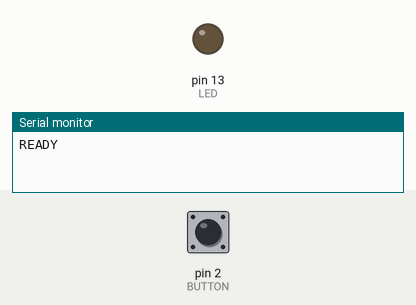
Bench run of a sketch on a simulated Arduino Uno, built with avr-gcc and run on an emulated ATmega328P. Parts: output pins drawn as LEDs (lit = HIGH), the last lines printed to the serial monitor. The test bench sets the inputs (shaded band); at power-on: pin 2 (BUTTON) LOW.

Above: at 1.2 s.
1.3 s: pin 2 (BUTTON) pulled HIGH for 0.15 s
At 1.37 s:
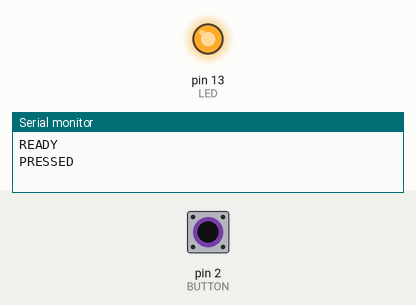
2.9 s: pin 2 (BUTTON) pulled HIGH for 3.2 s
At 7.0 s:
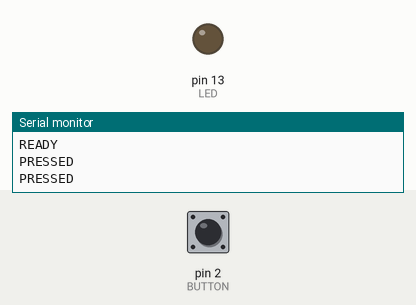
Timing chart, 0 to 8.5 s (numbered marks = the images above; inputs shaded):
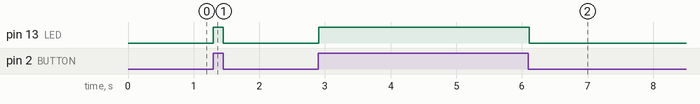

Measured:
- after the input at 1.3 s, pin 13 (LED): LOW → HIGH at once, → LOW 0.15 s later
- after the input at 2.9 s, pin 13 (LED): LOW → HIGH at once, → LOW 3.2 s later

The sketch:

sketch.ino
```cpp
// Reference solution: LED follows the button, "PRESSED" once per press.
const int BUTTON = 2;
const int LED = 13;
bool wasPressed = false;

void setup() {
  pinMode(BUTTON, INPUT);
  pinMode(LED, OUTPUT);
  Serial.begin(115200);
  Serial.println("READY");
}

void loop() {
  bool pressed = digitalRead(BUTTON) == HIGH;
  digitalWrite(LED, pressed ? HIGH : LOW);
  if (pressed && !wasPressed) {
    Serial.println("PRESSED");
  }
  wasPressed = pressed;
  delay(10);
}
```
